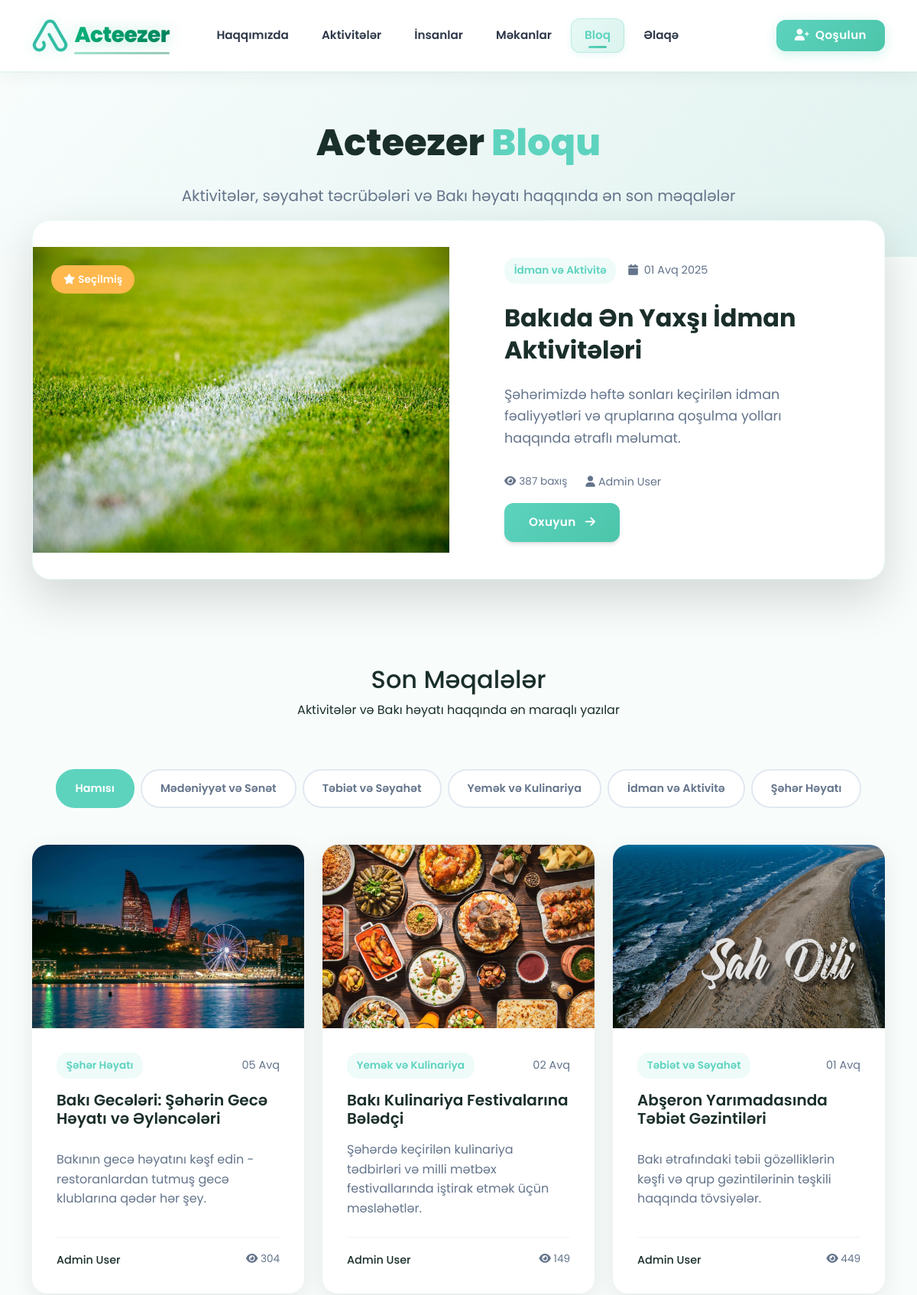
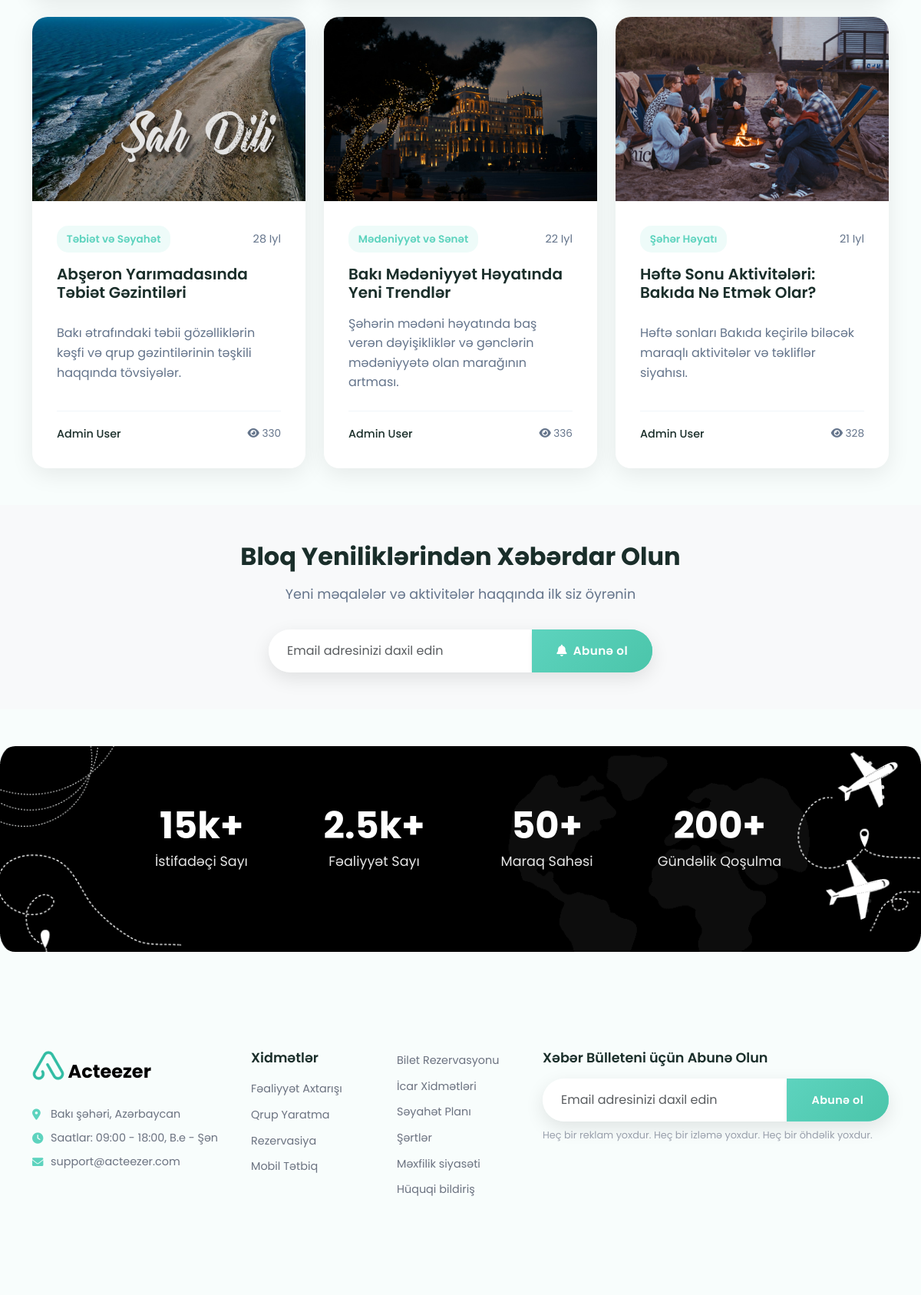
Screenshot of /blog/ (upper part) with the database file from the repository (2 pictures, top to bottom).
### accounts/models.py (models this page shows, shortened)
class BlogPost(models.Model):
    title = models.CharField(max_length=200)
    slug = models.SlugField(max_length=200, unique=True)
    author = models.ForeignKey(User, on_delete=models.CASCADE, related_name='blog_posts')
    category = models.ForeignKey(BlogCategory, on_delete=models.CASCADE, related_name='posts')
    excerpt = models.TextField(max_length=300, help_text="Brief description of the blog post")
    content = models.TextField()
    featured_image = models.ImageField(upload_to=blog_image_path, blank=True, null=True)
    is_published = models.BooleanField(default=True)
    is_featured = models.BooleanField(default=False)
    views_count = models.PositiveIntegerField(default=0)
    created_at = models.DateTimeField(auto_now_add=True)
    updated_at = models.DateTimeField(auto_now=True)
    published_at = models.DateTimeField(blank=True, null=True)
    class Meta:
        ordering = ['-published_at', '-created_at']
    def get_absolute_url(self):
        return f"/blog/{self.slug}/"

class BlogCategory(models.Model):
    name = models.CharField(max_length=100, unique=True)
    slug = models.SlugField(max_length=100, unique=True)
    description = models.TextField(blank=True)
    created_at = models.DateTimeField(auto_now_add=True)
    class Meta:
        verbose_name_plural = "Blog Categories"
        ordering = ['name']

class User(AbstractUser):
    phone_regex = RegexValidator(
        regex=r'^\+?1?\d{9,15}$',
        message="Phone number must be entered in the format: '+999999999'. Up to 15 digits allowed."
    )
    GENDER_CHOICES = [
        ('male', 'Kişi'),
        ('female', 'Qadın'),
        ('other', 'Digər'),
        ('prefer_not_to_say', 'Deməyi üstün tutmuram'),
    ]
    phone = models.CharField(validators=[phone_regex], max_length=17, unique=True)
    is_phone_verified = models.BooleanField(default=False)
    otp_code = models.CharField(max_length=6, blank=True, null=True)
    otp_created_at = models.DateTimeField(blank=True, null=True)
    is_google_signup = models.BooleanField(default=False, help_text="True if user registered via Google OAuth")
    birthday = models.DateField(blank=True, null=True)
    gender = models.CharField(max_length=20, choices=GENDER_CHOICES, blank=True, null=True)
    bio = models.TextField(max_length=500, blank=True, null=True)
    languages = models.ManyToManyField(Language, blank=True)
    city = models.CharField(max_length=100, blank=True, null=True)
    latitude = models.DecimalField(max_digits=9, decimal_places=6, blank=True, null=True)
    longitude = models.DecimalField(max_digits=9, decimal_places=6, blank=True, null=True)
    address = models.TextField(blank=True, null=True)
    interests = models.ManyToManyField(Interest, blank=True)
    registration_step = models.IntegerField(default=0)  # 0: phone, 1: otp, 2: name, 3: languages, 4: birthday, 5: images, 6: bio, 7: interests, 8: location, 9: complete
    is_registration_complete = models.BooleanField(default=False)
    created_at = models.DateTimeField(auto_now_add=True)
    updated_at = models.DateTimeField(auto_now=True)
    username = None
    USERNAME_FIELD = 'phone'
    REQUIRED_FIELDS = ['first_name', 'last_name']
    objects = UserManager()
    def get_full_name(self):
        if self.first_name and self.last_name:
            return f"{self.first_name} {self.last_name}"
        return self.phone

### accounts/views.py (the view)
# urls.py: 2. Add a URL to urlpatterns:  path('blog/', include('blog.urls'))
def blog(request):
    from .models import BlogPost, BlogCategory
    posts = BlogPost.objects.filter(is_published=True).select_related('author', 'category')
    featured_post = posts.filter(is_featured=True).first()
    categories = BlogCategory.objects.all()
    if featured_post:
        posts = posts.exclude(id=featured_post.id)
    context = {
        'posts': posts[:12],  # Limit to 12 posts
        'featured_post': featured_post,
        'categories': categories,
    }
    return render(request, 'core/blog.html', context)

### templates/core/blog.html (shortened to what this page needs)
{% extends 'base.html' %}
{% load static %}
{% block content %}
<section class="blog-hero-section">
    <div class="container">
        <div class="row justify-content-center">
            <div class="col-lg-8 text-center">
                <h1 class="blog-hero-title">Acteezer <span class="text-primary">Bloqu</span></h1>
                <p class="blog-hero-subtitle">
                    Aktivitələr, səyahət təcrübələri və Bakı həyatı haqqında ən son məqalələr
                </p>
            </div>
        </div>
    </div>
</section>
{% if featured_post %}
<section class="featured-post-section">
    <div class="container">
        <div class="row">
            <div class="col-12">
                <div class="featured-post-card">
                    <div class="row align-items-center">
                        <div class="col-lg-6">
                            <div class="featured-image">
                                {% if featured_post.featured_image %}
                                    <img src="{{ featured_post.featured_image.url }}" alt="{{ featured_post.title }}" class="img-fluid">
                                {% else %}
                                    <img src="{% static 'blog-featured.jpg' %}" alt="{{ featured_post.title }}" class="img-fluid">
                                {% endif %}
                                <div class="featured-badge">
                                    <i class="fas fa-star me-1"></i>Seçilmiş
                                </div>
                            </div>
                        </div>
                        <div class="col-lg-6">
                            <div class="featured-content">
                                <div class="post-meta">
                                    <span class="category-tag">{{ featured_post.category.name }}</span>
                                    <span class="post-date">
                                        <i class="fas fa-calendar me-1"></i>
                                        {{ featured_post.published_at|date:"d M Y" }}
                                    </span>
                                </div>
                                <h2 class="featured-title">{{ featured_post.title }}</h2>
                                <p class="featured-excerpt">{{ featured_post.excerpt }}</p>
                                <div class="post-stats">
                                    <span class="views">
                                        <i class="fas fa-eye me-1"></i>{{ featured_post.views_count }} baxış
                                    </span>
                                    <span class="author">
                                        <i class="fas fa-user me-1"></i>{{ featured_post.author.get_full_name }}
                                    </span>
                                </div>
                                <a href="{{ featured_post.get_absolute_url }}" class="btn btn-primary mt-3">
                                    Oxuyun
                                    <i class="fas fa-arrow-right ms-2"></i>
                                </a>
                            </div>
                        </div>
                    </div>
                </div>
            </div>
        </div>
    </div>
</section>
{% endif %}
<section class="blog-posts-section py-5">
    <div class="container">
        <div class="row text-center mb-5">
            <div class="col-lg-8 mx-auto">
                <h2 class="section-title">Son Məqalələr</h2>
                <p class="section-subtitle">Aktivitələr və Bakı həyatı haqqında ən maraqlı yazılar</p>
            </div>
        </div>
        <div class="category-filter mb-5">
            <div class="filter-tabs">
                <button class="filter-tab active" data-category="all">Hamısı</button>
                {% for category in categories %}
                    <button class="filter-tab" data-category="{{ category.slug }}">{{ category.name }}</button>
                {% endfor %}
            </div>
        </div>
        <div class="row g-4">
            {% for post in posts %}
                <div class="col-lg-4 col-md-6">
                    <article class="blog-card" data-category="{{ post.category.slug }}">
                        <div class="blog-image">
                        </div>
                        <div class="blog-content">
                            <div class="blog-meta">
                                <span class="category-tag">{{ post.category.name }}</span>
                                <span class="post-date">{{ post.published_at|date:"d M" }}</span>
                            </div>
                            <h4 class="blog-title">
                                <a href="{{ post.get_absolute_url }}">{{ post.title }}</a>
                            </h4>
                            <p class="blog-excerpt">{{ post.excerpt|truncatewords:15 }}</p>
                            <div class="blog-footer">
                                <div class="author-info">
                                    <span class="author-name">{{ post.author.get_full_name }}</span>
                                </div>
                                <div class="post-stats">
                                    <span class="views">
                                        <i class="fas fa-eye"></i> {{ post.views_count }}
                                    </span>
                                </div>
                            </div>
                        </div>
                    </article>
                </div>
            {% endfor %}
        </div>
    </div>
</section>
<section class="py-5 bg-light">
    <div class="container">
        <div class="row">
            <div class="col-lg-8 mx-auto text-center">
                <h3 class="newsletter-title">Bloq Yeniliklərindən Xəbərdar Olun</h3>
                <p class="newsletter-subtitle">Yeni məqalələr və aktivitələr haqqında ilk siz öyrənin</p>
                <div class="newsletter-form">
                    <div class="input-group">
                        <input type="email" class="form-control" placeholder="Email adresinizi daxil edin">
                        <button class="btn btn-primary" type="button">
                            <i class="fas fa-bell me-2"></i>Abunə ol
                        </button>
                    </div>
                </div>
            </div>
        </div>
    </div>
</section>
{% endblock %}

### rows the page displays
BlogPost: featured_image (picture), category.name "İdman və Aktivitə", published_at "01 Avq 2025", title "Bakıda Ən Yaxşı İdman Aktivitələri", excerpt "Şəhərimizdə həftə sonları keçirilən idman fəaliyyətləri və qruplarına qoşulma yolları haqqında ətraflı məlumat.", views_count "387", author.get_full_name "Admin User"
BlogCategory: name "Mədəniyyət və Sənət"
BlogCategory: name "Təbiət və Səyahət"
BlogCategory: name "Yemək və Kulinariya"
BlogCategory: name "İdman və Aktivitə"
BlogCategory: name "Şəhər Həyatı"
BlogPost: category.name "Şəhər Həyatı", published_at "05 Avq", title "Bakı Gecələri: Şəhərin Gecə Həyatı və Əyləncələri", excerpt "Bakının gecə həyatını kəşf edin - restoranlardan tutmuş gecə klublarına qədər hər şey.", author.get_full_name "Admin User", views_count "304"
BlogPost: category.name "Yemək və Kulinariya", published_at "02 Avq", title "Bakı Kulinariya Festivalarına Bələdçi", excerpt "Şəhərdə keçirilən kulinariya tədbirləri və milli mətbəx festivallarında iştirak etmək üçün məsləhətlər.", author.get_full_name "Admin User", views_count "149"
BlogPost: category.name "Təbiət və Səyahət", published_at "01 Avq", title "Abşeron Yarımadasında Təbiət Gəzintiləri", excerpt "Bakı ətrafındaki təbii gözəlliklərin kəşfi və qrup gəzintilərinin təşkili haqqında tövsiyələr.", author.get_full_name "Admin User", views_count "449"
BlogPost: category.name "Təbiət və Səyahət", published_at "28 Iyl", title "Abşeron Yarımadasında Təbiət Gəzintiləri", excerpt "Bakı ətrafındaki təbii gözəlliklərin kəşfi və qrup gəzintilərinin təşkili haqqında tövsiyələr.", author.get_full_name "Admin User", views_count "330"
BlogPost: category.name "Mədəniyyət və Sənət", published_at "22 Iyl", title "Bakı Mədəniyyət Həyatında Yeni Trendlər", excerpt "Şəhərin mədəni həyatında baş verən dəyişikliklər və gənclərin mədəniyyətə olan marağının artması.", author.get_full_name "Admin User", views_count "336"
BlogPost: category.name "Şəhər Həyatı", published_at "21 Iyl", title "Həftə Sonu Aktivitələri: Bakıda Nə Etmək Olar?", excerpt "Həftə sonları Bakıda keçirilə biləcək maraqlı aktivitələr və təkliflər siyahısı.", author.get_full_name "Admin User", views_count "328"
